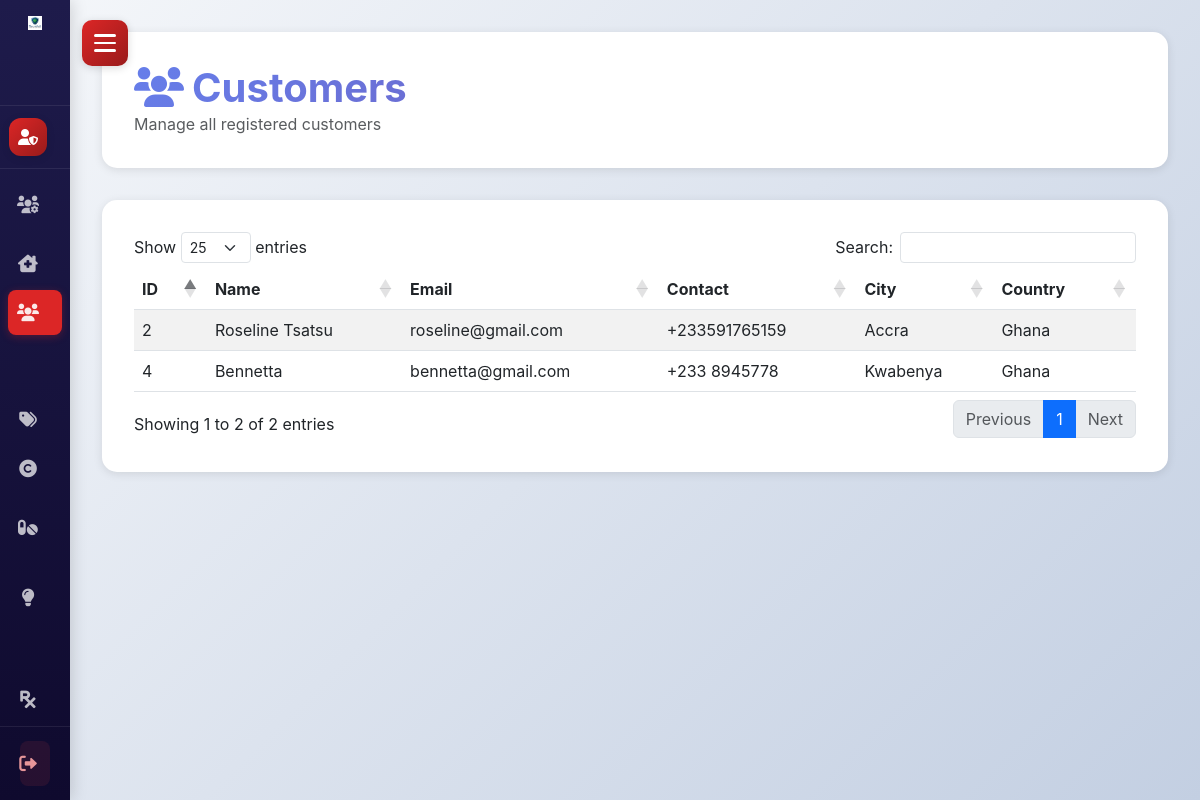
Screenshot of /admin/customers.php (signed in) with the database file from the repository.
### tables this page shows
CREATE TABLE `customer` (
  `customer_id` int(11) NOT NULL,
  `customer_name` varchar(100) NOT NULL,
  `customer_email` varchar(50) NOT NULL,
  `customer_pass` varchar(150) NOT NULL,
  `customer_country` varchar(30) NOT NULL,
  `customer_city` varchar(30) NOT NULL,
  `customer_address` text DEFAULT NULL COMMENT 'Full street address',
  `customer_latitude` decimal(10,8) DEFAULT NULL COMMENT 'Latitude coordinate',
  `customer_longitude` decimal(11,8) DEFAULT NULL COMMENT 'Longitude coordinate',
  `customer_contact` varchar(15) NOT NULL,
  `customer_image` varchar(100) DEFAULT NULL,
  `user_role` int(11) NOT NULL COMMENT '0=Super Admin, 1=Pharmacy Owner, 2=Customer',
  `created_at` timestamp NOT NULL DEFAULT current_timestamp(),
  `updated_at` timestamp NULL DEFAULT NULL ON UPDATE current_timestamp(),
  `offers_delivery` tinyint(1) DEFAULT 0,
  `delivery_fee` decimal(10,2) DEFAULT 0.00,
  `delivery_radius_km` decimal(6,2) DEFAULT 10.00,
  `min_order_for_delivery` decimal(10,2) DEFAULT 0.00
);

### settings/db_class.php (called while the page is built, shortened)
<?php
class db_connection {
    public function db_connect() {
        try {
            $this->db = new mysqli(SERVER, USERNAME, PASSWD, DATABASE);
            return true;
        } catch (Exception $e) {
            error_log("Database connection error: " . $e->getMessage());
            die("Database connection failed. Please try again later.");
        }
    }
}

### controllers/customer_controller.php (called while the page is built, shortened)
<?php
require_once '../classes/customer_class.php';
function get_all_users_by_role_ctr($role) {
    try {
        $customer = new Customer();
        return $customer->getAllUsersByRole($role);
    } catch (Exception $e) {
        error_log("Get users by role controller error: " . $e->getMessage());
        return [];
    }
}
?>

### classes/customer_class.php (called while the page is built, shortened)
<?php
require_once '../settings/db_class.php';
class Customer extends db_connection {
    public function getAllUsersByRole($role) {
        try {
            $stmt = $this->db->prepare("SELECT * FROM customer WHERE user_role = ? ORDER BY customer_name ASC");
            $stmt->bind_param("i", $role);
            $stmt->execute();
            $result = $stmt->get_result();
            $users = [];
            while ($row = $result->fetch_assoc()) {
                $users[] = $row;
            }
            return $users;
        } catch (Exception $e) {
            error_log("Get users by role error: " . $e->getMessage());
            return [];
        }
    }
}

### admin/customers.php (the view, shortened to what this page needs)
<?php
require_once('../settings/core.php');
require_once('../controllers/customer_controller.php');
$customers = get_all_users_by_role_ctr(2);
?>
<!DOCTYPE html>
<html lang="en">
<head>
    <link href="https://cdn.jsdelivr.net/npm/bootstrap@5.3.0/dist/css/bootstrap.min.css" rel="stylesheet">
    <link rel="stylesheet" href="https://cdnjs.cloudflare.com/ajax/libs/font-awesome/6.0.0/css/all.min.css">
    <link rel="stylesheet" href="https://cdn.datatables.net/1.13.4/css/dataTables.bootstrap5.min.css">
    <link rel="stylesheet" href="../css/sidebar.css?v=2.2">
</head>
<body>
    <?php include('../view/components/sidebar_super_admin.php'); ?>
    <div class="main-content">
        <div class="page-header">
            <h1><i class="fas fa-users me-2"></i>Customers</h1>
            <p class="text-muted mb-0">Manage all registered customers</p>
        </div>
        <div class="customers-container">
            <table id="customersTable" class="table table-striped table-hover">
                <thead>
                    <tr>
                        <th>ID</th>
                        <th>Name</th>
                        <th>Email</th>
                        <th>Contact</th>
                        <th>City</th>
                        <th>Country</th>
                    </tr>
                </thead>
                <tbody>
                    <?php foreach ($customers as $customer): ?>
                        <tr>
                            <td><?php echo $customer['customer_id']; ?></td>
                            <td><?php echo htmlspecialchars($customer['customer_name']); ?></td>
                            <td><?php echo htmlspecialchars($customer['customer_email']); ?></td>
                            <td><?php echo htmlspecialchars($customer['customer_contact']); ?></td>
                            <td><?php echo htmlspecialchars($customer['customer_city']); ?></td>
                            <td><?php echo htmlspecialchars($customer['customer_country']); ?></td>
                        </tr>
                    <?php endforeach; ?>
                </tbody>
            </table>
        </div>
    </div>
</body>
</html>

### css/sidebar.css (style rules this page uses)
:root { --sidebar-width: 280px; --sidebar-collapsed-width: 70px; --hamburger-width: 60px; --transition-speed: 0.3s; --super-admin-bg-start: #1e1b4b; --super-admin-bg-end: #0f0a2e; --super-admin-accent: #dc2626; --super-admin-hover: #2d2560; --super-admin-text: #e0e7ff; --pharmacy-bg-start: #064e3b; --pharmacy-bg-end: #022c22; --pharmacy-accent: #10b981; --pharmacy-hover: #065f46; --pharmacy-text: #d1fae5; --customer-bg-start: #4c1d95; --customer-bg-end: #2e1065; --customer-accent: #8b5cf6; --customer-hover: #6d28d9; --customer-text: #e9d5ff; }
* { margin: 0; padding: 0; box-sizing: border-box; }
body { font-family: 'Inter', 'Segoe UI', Tahoma, Geneva, Verdana, sans-serif; background-color: #f8fafc; }
.main-content { margin-left: var(--sidebar-width); padding: 2rem; min-height: 100vh; transition: margin-left var(--transition-speed) ease; }
.sidebar.collapsed ~ .main-content { margin-left: var(--sidebar-collapsed-width); }

### admin/customers.php (style rules this page uses)
:root { --primary-gradient: linear-gradient(135deg, #667eea 0%, #764ba2 100%); --sidebar-width: 280px; }
body { background: linear-gradient(135deg, #f5f7fa 0%, #c3cfe2 100%); min-height: 100vh; }
.main-content { margin-left: var(--sidebar-width); padding: 2rem; transition: margin-left 0.3s ease; }
.page-header { background: white; padding: 2rem; border-radius: 15px; box-shadow: 0 2px 10px rgba(0,0,0,0.1); margin-bottom: 2rem; }
.page-header h1 { background: var(--primary-gradient); -webkit-background-clip: text; -webkit-text-fill-color: transparent; background-clip: text; margin: 0; font-weight: 700; }
.customers-container { background: white; border-radius: 15px; padding: 2rem; box-shadow: 0 2px 10px rgba(0,0,0,0.1); }

### rows the page displays
customer: customer_id "4", customer_name "Bennetta", customer_email "bennetta@gmail.com", customer_contact "+233 8945778", customer_city "Kwabenya", customer_country "Ghana"
customer: customer_id "2", customer_name "Roseline Tsatsu", customer_email "roseline@gmail.com", customer_contact "+233591765159", customer_city "Accra", customer_country "Ghana"
